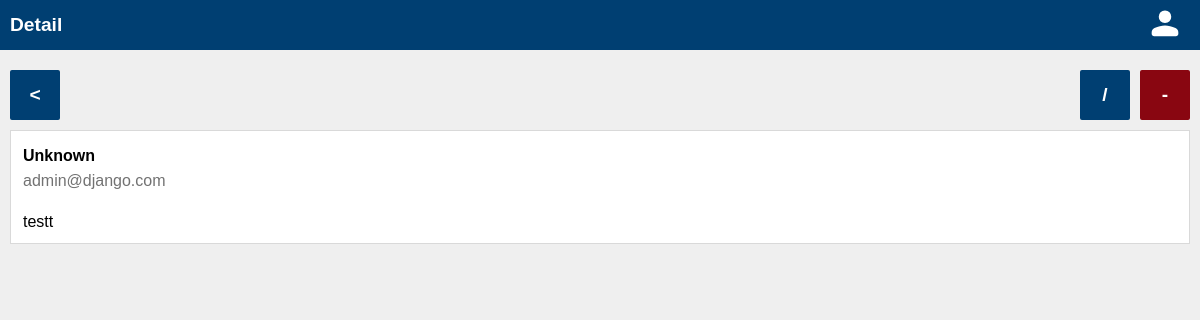
Before: /feeds/1 with the older database file.
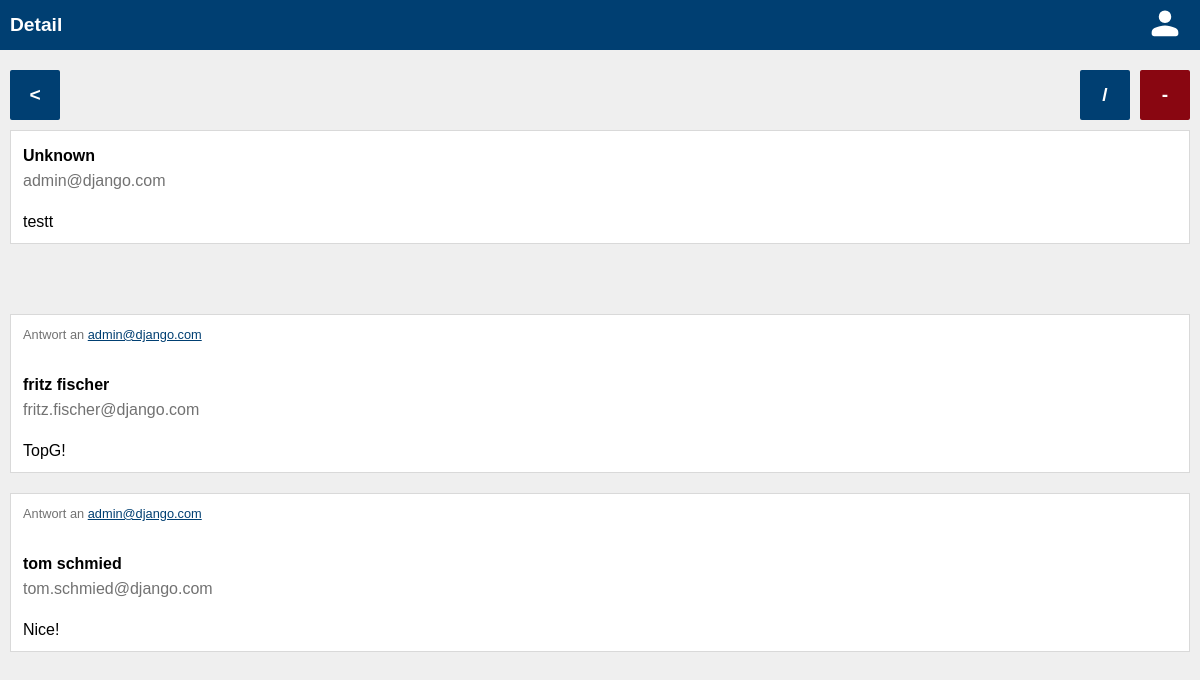
After: the same page with the newer database file.
### feeds/models.py (models this page shows)
class Feed(models.Model):
    text = models.TextField(max_length=200)
    author = models.ForeignKey(
        User,
        on_delete=models.CASCADE,
        related_name="feeds",
    )

### authentication/models.py (models this page shows)
class User(AbstractUser):
    email = models.EmailField(_("email address"), unique=True)
    USERNAME_FIELD = "email"
    REQUIRED_FIELDS = ["username"]
    birthdate = models.DateField(null = True)
    verified = models.BooleanField(null = True)

### commentary/models.py (models this page shows)
class Commentary(models.Model):
    text = models.TextField(max_length=200)
    feed = models.ForeignKey(Feed, on_delete=models.CASCADE, related_name="commentaries")
    author = models.ForeignKey(User, on_delete=models.CASCADE, related_name="commentaries")

### feeds/views.py (the view)
# urls.py: path("feeds/<slug:pk>", FeedView.as_view(), name="feed")
class FeedView(generic.DetailView):
    model = Feed
    template_name = "feeds/feed.html"

### feeds/templates/feeds/feed.html (shortened to what this page needs)
{% load static %}
<!DOCTYPE html>
<html lang="en">
<head>
    <link rel="stylesheet" href="{% static 'global.css' %}">
    <link rel="stylesheet" href="{% static 'header.css' %}">
    <link rel="stylesheet" href="{% static 'style.css' %}">
    <link rel="stylesheet" href="{% static 'feeds.css' %}">
</head>
<body>
<header>
    <h1 class="title">Detail</h1>
    <div class="profile">
        <a href="/account/"><img src="{% static 'svgs/account.svg' %}" height="40px" /></a>
    </div>
</header>
<main>
    <div class="grid-buttons grid-buttons-detail">
        <a href="{% url 'feeds' %}" class="crud-button back">
            <p><</p>
        </a>
        <a class="crud-button update">
            <p>/</p>
        </a>
        <a class="crud-button delete">
            <p>-</p>
        </a>
    </div>
    <div class="card feed">
        <a href="{% url 'user' feed.author.id %}" class="author">
            {% if feed.author.first_name != "" and feed.author.last_name != "" %}
                <p class="fulname">{{ feed.author.first_name }} {{ feed.author.last_name }}</p>
            {% else %}
                <p class="fulname">Unknown</p>
            {% endif %}
            <p class="email">{{ feed.author.email }}</p>
        </a>
        <div class="text">
            <p>{{ feed.text }}</p>
        </div>
    </div>
    <div class="grid-buttons">
    </div>
    <div class="grid-commentaries">
        {% for commentary in feed.commentaries.all %}
            <a href={% url 'commentary' commentary.id %}>
                <div class="card commentary">
                    <div class="answer">
                        <p>Antwort an <span class="answer-email">{{ commentary.feed.author.email }}</span> </p>
                    </div>
                    <div class="author">
                        {% if commentary.author.first_name != "" and commentary.author.last_name != "" %}
                                <p class="fulname">{{ commentary.author.first_name }} {{ commentary.author.last_name }}</p>
                            {% else %}
                                <p class="fulname">Unknown</p>
                            {% endif %}
                            <p class="email">{{ commentary.author.email }}</p>
                    </div>
                    <div class="text">
                        <p>{{ commentary.text }}</p>
                    </div>
            </div>
            </a>
        {% endfor %}
    </div>
</main>

### authentication/static/global.css (style rules this page uses)
* { margin: 0; padding: 0; font-family: "Quicksand-Regular", sans-serif; }
html, body { height: 100%; background-color: #EFEFEF; }
main { position: relative; padding: 10px; }
a { color: #003f72; text-decoration: none; }

### authentication/static/header.css (style rules this page uses)
header { height: 50px; display: grid; grid-template-rows: 50px; grid-template-columns: 1fr 50px; grid-template-areas: "title profile"; background-color: #003f72; color: white; font-weight: bold; padding: 0 10px; }
header .title { grid-area: title; font-size: 1.2rem; display: flex; align-items: center; }
.profile { grid-area: profile; display: flex; justify-content: center; align-items: center; filter: invert(); }
.profile a { justify-content: center; align-items: center; }

### authentication/static/style.css (style rules this page uses)
.card { border-color: #d9d9d9; border-width: 1px; border-style: solid; background-color: white; }

### feeds/static/feeds.css (style rules this page uses)
.grid-buttons { display: grid; grid-gap: 10px; grid-template-columns: 50px 1fr 50px 50px; grid-template-rows: 50px; margin: 10px 0; }
.grid-buttons-detail { grid-template-areas: "back . update delete"; }
.crud-button { cursor: pointer; display: flex; justify-content: center; align-items: center; color: white; font-size: 1.2rem; font-weight: bold; border-radius: 2px; }
.back { grid-area: back; background-color: #003f72; }
.delete { grid-area: delete; background-color: #890611; }
.update { grid-area: update; background-color: #003f72; }
.feed { display: grid; grid-gap: 20px; grid-template-columns: 1fr; grid-template-rows: 50px 1fr; grid-template-areas: "author" "text"; padding: 12px; }
.feed a, .feed p, .commentary a, .commentary p { text-decoration: none; color: black; }
.feed .author { grid-area: author; display: grid; grid-template-rows: 1fr 1fr; grid-template-columns: 1fr; grid-template-areas: "fulname" "email"; }
.author .fulname { font-weight: bold; grid-area: fulname; display: flex; align-items: center; }
.author .email { grid-area: email; display: flex; align-items: center; color: #727272 }
.feed .text { grid-area: text; }
.grid-commentaries { display: grid; grid-gap: 20px; }
.commentary { display: grid; grid-gap: 20px; grid-template-columns: 1fr; grid-template-rows: 25px 50px 1fr; grid-template-areas: "answer" "author" "text"; padding: 12px; }
.commentary .author { grid-area: author; display: grid; grid-template-rows: 1fr 1fr; grid-template-columns: 1fr; grid-template-areas: "fulname" "email"; }
.commentary .answer { grid-area: answer; font-size: 0.8rem; }
.commentary .answer p { color: #727272 }
.commentary .answer .answer-email { text-decoration: underline; color: #003f72; }

Changed rows visible on the page:
added Commentary: feed.author.email "admin@django.com", author.first_name "fritz", author.last_name "fischer", author.email "fritz.fischer@django.com", text "TopG!"
added Commentary: feed.author.email "admin@django.com", author.first_name "tom", author.last_name "schmied", author.email "tom.schmied@django.com", text "Nice!"
